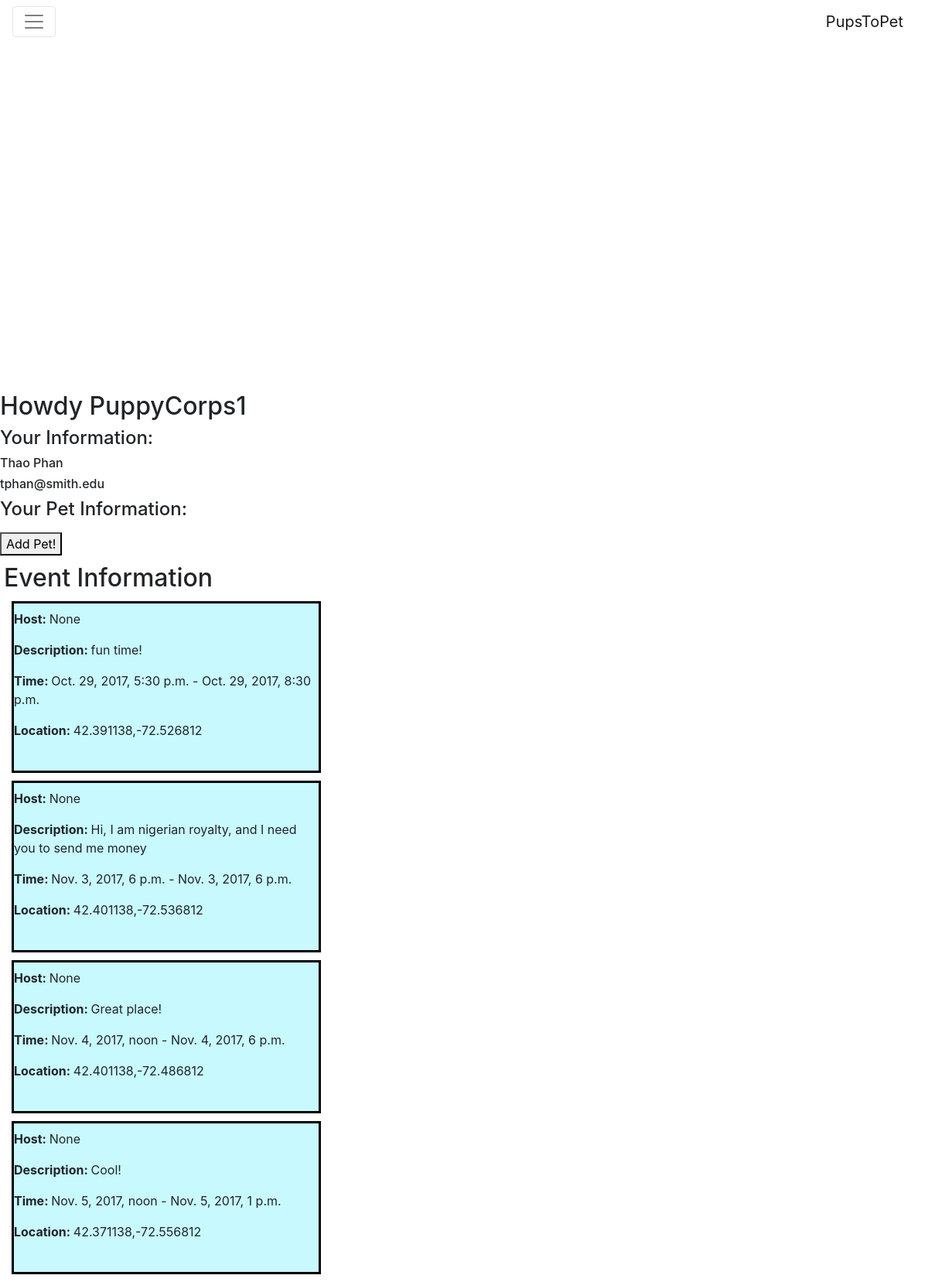
/PupsToPet/dashboard (signed in), run on the app's committed database.
### PupsToPet/models.py (models this page shows, shortened)
class Event(models.Model):
    name = models.CharField(max_length=75,null=True,help_text="Event name")
    ID = models.UUIDField(primary_key=True, default=uuid.uuid4, help_text="Unique ID for each event")
    host = models.ForeignKey('Owner',on_delete=models.SET_NULL,null=True,help_text="Host of event")
    pets = models.ManyToManyField(Pet,help_text="Pets attending event")
    start_time = models.DateTimeField(max_length=10,null=True,help_text="Enter time that event starts")
    end_time = models.DateTimeField(max_length=10,null=True,help_text="Enter time that event ends")
    description = models.CharField(max_length=300, null=True, help_text="Enter event description here!")
    location = models.CharField(max_length=100,null=True,help_text="Enter event location") #special data type?
    class Meta:
        ordering = ["start_time", "name", "host", "ID"]

### PupsToPet/views.py (the view)
def dashboard(request):
    events=Event.objects.all()
    if request.user.is_authenticated():
        dogs=request.user.owner.pet_set.all()
    else:
        dogs=None
    return render(
        request,
        'dashboard.html',
        context={'events':events,'dogs':dogs},
    )

### PupsToPet/templates/dashboard.html (shortened to what this page needs)
{% extends "base_generic.html" %}
{% load static %}
{% block styles %}
 <link href="{% static 'vendor/bootstrap/css/bootstrap.min.css' %}" rel="stylesheet">
<link rel="stylesheet" href="https://maxcdn.bootstrapcdn.com/bootstrap/4.0.0-beta.2/css/bootstrap.min.css">
{% endblock %}
{% block navbar %}
{% if user.is_authenticated %}
   <nav class="navbar navbar-toggleable-md navbar-light bg-faded">
  <button class="navbar-toggler navbar-toggler-right" type="button" data-toggle="collapse" data-target="#navbarNavDropdown" aria-controls="navbarNavDropdown" aria-expanded="false" aria-label="Toggle navigation">
    <span class="navbar-toggler-icon"></span>
  </button>
  <a class="navbar-brand" href="#">PupsToPet</a>
</nav>
{% endif %}
{% endblock %}
{% block content %}
<div id="page-content">
    <div id="map" style="height: 450px;width: 80%"></div>
    {% if user.is_authenticated %}
    <h2>Howdy {{user.username}}</h2>
    <div id="personal-information">
        <h4>Your Information:</h4>
        <h6>{{user.get_full_name}}</h6>
        <h6>{{user.email}}</h6>
    </div>
    <div id="pet-information">
        <h4>Your Pet Information:</h4>
        <a href="{% url 'createpet' %}">
            <button>
                Add Pet!
            </button>
        </a>
    </div>
    {% endif %}
    <div style="padding-top:10px;padding-left:5px">
        <h2>Event Information</h2>
        {% for eve in events %}
        <div style="border: 3px solid black;margin: 10px;width: 400px;background-color: rgb(200, 249, 255);;">
              <p><strong>Host: </strong>{{eve.host}}</p>
              <p><strong>Description: </strong>{{eve.description}}</p>
              <p><strong>Time: </strong>{{eve.start_time}} - {{eve.end_time}}</p>
              <p><strong>Location: </strong>{{eve.location}}</p>
              <br>
        </div>
        {% endfor %}
    </div>
</div>
{% endblock %}

### data on the page
Event: host "None", description "fun time!", start_time "Oct. 29, 2017, 5:30 p.m.", end_time "Oct. 29, 2017, 8:30 p.m.", location "42.391138,-72.526812"
Event: host "None", description "Hi, I am nigerian royalty, and I need you to send me money", start_time "Nov. 3, 2017, 6 p.m.", end_time "Nov. 3, 2017, 6 p.m.", location "42.401138,-72.536812"
Event: host "None", description "Great place!", start_time "Nov. 4, 2017, noon", end_time "Nov. 4, 2017, 6 p.m.", location "42.401138,-72.486812"
Event: host "None", description "Cool!", start_time "Nov. 5, 2017, noon", end_time "Nov. 5, 2017, 1 p.m.", location "42.371138,-72.556812"

### other printed values
{{ user.username }} "PuppyCorps1"
{{ user.get_full_name }} "Thao Phan"
{{ user.email }} "tphan@smith.edu"
